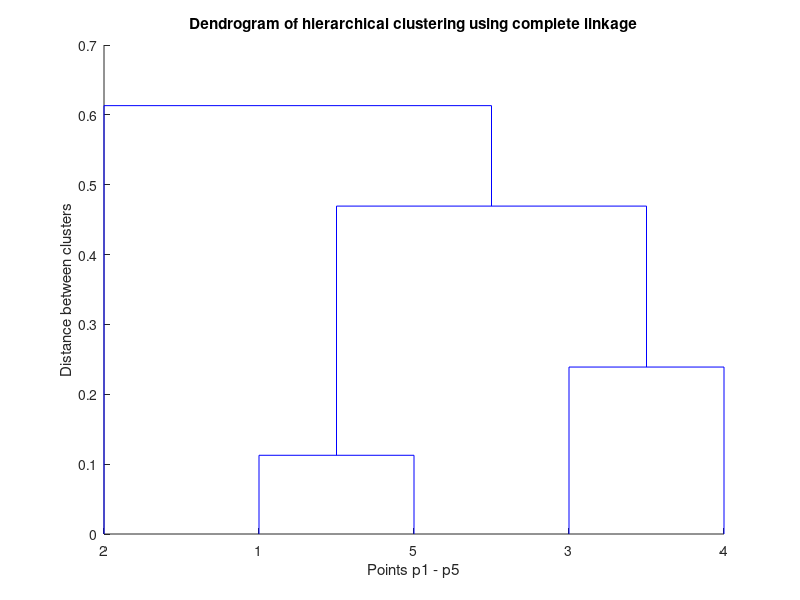

The MATLAB script that drew this image:
proximity_matrix = [0, 0.5840, 0.1955, 0.3815, 0.1127; 0.5840, 0, 0.6132, 0.4956, 0.5733; ...
    0.1955 0.6132, 0, 0.2390, 0.3067; 0.3815, 0.4956, 0.2390, 0, 0.4694; 0.1127 0.5733, 0.3067, 0.4694, 0];
v = proximity_matrix(tril(true(size(proximity_matrix)), -1))';
z = linkage(v, 'complete');
dendrogram(z);
xlabel('Points p1 - p5');
ylabel('Distance between clusters');
title('Dendrogram of hierarchical clustering using complete linkage')